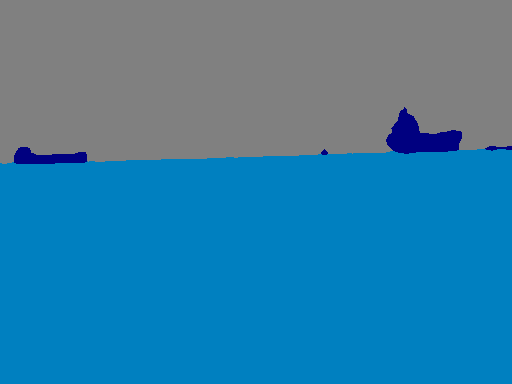
#> input picture WODIS/output_mask_1.png, 512 x 384 px
$ python heatmap.py
#> lines starting #> are read from the running program, lines starting #| are printed output that depends on the picture; pictures that were not available may be replaced by others from this repository, and a replacement may not be noted
#!/usr/bin/env python3
# -*- coding: utf-8 -*
# ***********************************************
# @Time  : 12/03/2021 05:34
# @File  : heatmap.py
# @email : xiang.chen.17@ucl.ac.uk
# @author: Xiang Chen
# ***********************************************
import numpy as np
import cv2

gray_img = cv2.imread('./output_mask_1.png', flags=1)
#> gray_img is the input picture: shape (384, 512, 3); mean B, G, R 165.9, 126.2, 50.5
org_img = cv2.imread('./00142.png', flags=1)
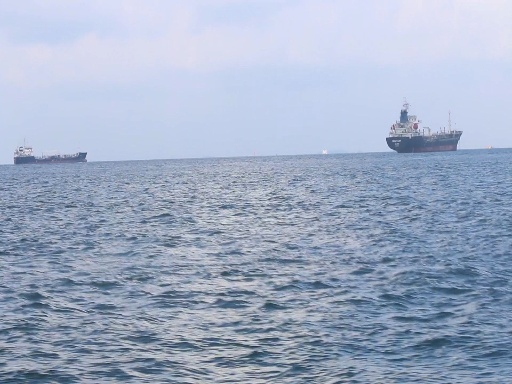
#> input picture WODIS/1.jpg, 512 x 384 px, given in place of 00142.png, which was not available
#> org_img is the input picture: shape (384, 512, 3); mean B, G, R 197.2, 173.6, 160.3

heat_img = cv2.applyColorMap(gray_img, cv2.COLORMAP_JET)
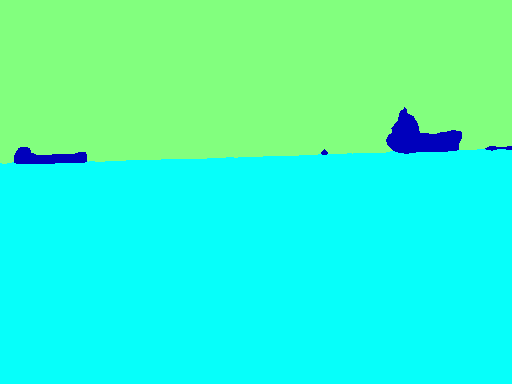
#> heat_img: shape (384, 512, 3); mean B, G, R 200.2, 251.4, 54.8

cv2.imwrite('./heatmap2.png', heat_img)

add_img = cv2.addWeighted(org_img, 0.3, heat_img, 0.7, 0)
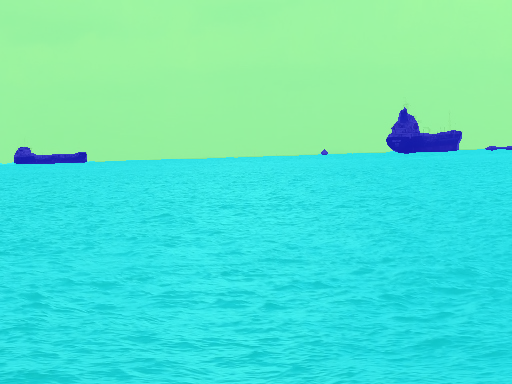
#> add_img: shape (384, 512, 3); mean B, G, R 199.3, 228.1, 86.5
cv2.imwrite('./add_image.png', add_img)
